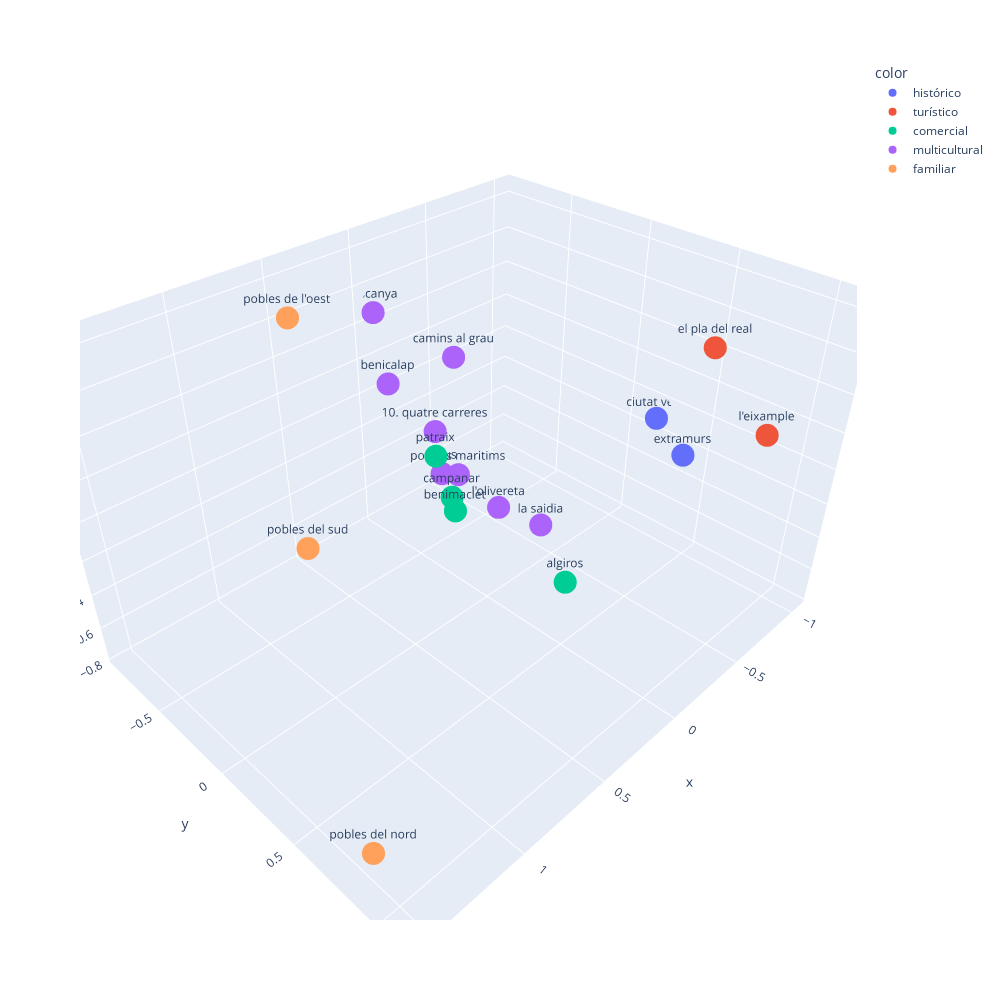

Write notebook code for a chart like this one.
### Code cell
df_clases['Cluster_name'] = df_clases['Cluster'].map({2: 'turístico', 1: 'multicultural', 0: 'comercial', 4: 'familiar', 3: 'histórico'})


# Representamos los datos en 3D (debe poder girarse, usaremos plotly). Cada punto debe mostrar su nombre (distrito) y su cluster

fig = px.scatter_3d(x=df_pca_completo[:, 0], y=df_pca_completo[:, 1], z=df_pca_completo[:, 2], text=df['Distrito'], color=df_clases['Cluster_name'], width=1000, height=1000)


fig.show()


# JESUS, DE AQUÍ LA FIGURA DE LA PRESENTACIÓN // BENNET

### Figure 1 — Plotly figure (JSON) as saved in the notebook; plotly's stock layout.template omitted (floating-point values rounded to 4 significant figures)
{"data": [{"hovertemplate": "color=histórico<br>x=%{x}<br>y=%{y}<br>z=%{z}<br>text=%{text}<extra></extra>", "legendgroup": "histórico", "marker": {"color": "#636efa", "symbol": "circle"}, "mode": "markers+text", "name": "histórico", "scene": "scene", "showlegend": true, "text": [" ciutat vella", " extramurs"], "type": "scatter3d", "x": [-1.032, -0.7825], "y": [0.2152, 0.5534], "z": [-0.09855, -0.05517]}, {"hovertemplate": "color=turístico<br>x=%{x}<br>y=%{y}<br>z=%{z}<br>text=%{text}<extra></extra>", "legendgroup": "turístico", "marker": {"color": "#EF553B", "symbol": "circle"}, "mode": "markers+text", "name": "turístico", "scene": "scene", "showlegend": true, "text": [" l'eixample", " el pla del real"], "type": "scatter3d", "x": [-0.482, -0.298], "y": [1.114, 0.9213], "z": [0.4426, 0.8404]}, {"hovertemplate": "color=comercial<br>x=%{x}<br>y=%{y}<br>z=%{z}<br>text=%{text}<extra></extra>", "legendgroup": "comercial", "marker": {"color": "#00cc96", "symbol": "circle"}, "mode": "markers+text", "name": "comercial", "scene": "scene", "showlegend": true, "text": [" campanar", " patraix", " algiros", " benimaclet"], "type": "scatter3d", "x": [0.1616, 0.2848, 0.01875, 0.345], "y": [-0.08522, -0.05924, 0.5144, 0.1258], "z": [-0.1514, 0.1509, -0.4039, -0.02651]}, {"hovertemplate": "color=multicultural<br>x=%{x}<br>y=%{y}<br>z=%{z}<br>text=%{text}<extra></extra>", "legendgroup": "multicultural", "marker": {"color": "#ab63fa", "symbol": "circle"}, "mode": "markers+text", "name": "multicultural", "scene": "scene", "showlegend": true, "text": [" la saidia", " l'olivereta", " jesus", "10. quatre carreres", " poblats maritims", " camins al grau", " rascanya", " benicalap"], "type": "scatter3d", "x": [-0.4037, -0.5522, 0.04781, 0.01824, -0.1824, -0.2276, -0.07008, -0.05743], "y": [-0.004838, -0.4481, -0.2729, -0.3485, -0.3945, -0.4687, -0.8785, -0.7757], "z": [-0.5764, -0.769, -0.1618, 0.03527, -0.3384, 0.3036, 0.4583, 0.09933]}, {"hovertemplate": "color=familiar<br>x=%{x}<br>y=%{y}<br>z=%{z}<br>text=%{text}<extra></extra>", "legendgroup": "familiar", "marker": {"color": "#FFA15A", "symbol": "circle"}, "mode": "markers+text", "name": "familiar", "scene": "scene", "showlegend": true, "text": [" pobles del nord", " pobles de l'oest", " pobles del sud"], "type": "scatter3d", "x": [1.536, 0.7027, 0.9728], "y": [0.9098, -0.4895, -0.1279], "z": [-0.5472, 0.8274, -0.02961]}], "layout": {"height": 1000, "legend": {"title": {"text": "color"}, "tracegroupgap": 0}, "margin": {"t": 60}, "scene": {"domain": {"x": [0, 1], "y": [0, 1]}, "xaxis": {"title": {"text": "x"}}, "yaxis": {"title": {"text": "y"}}, "zaxis": {"title": {"text": "z"}}}, "width": 1000}}
